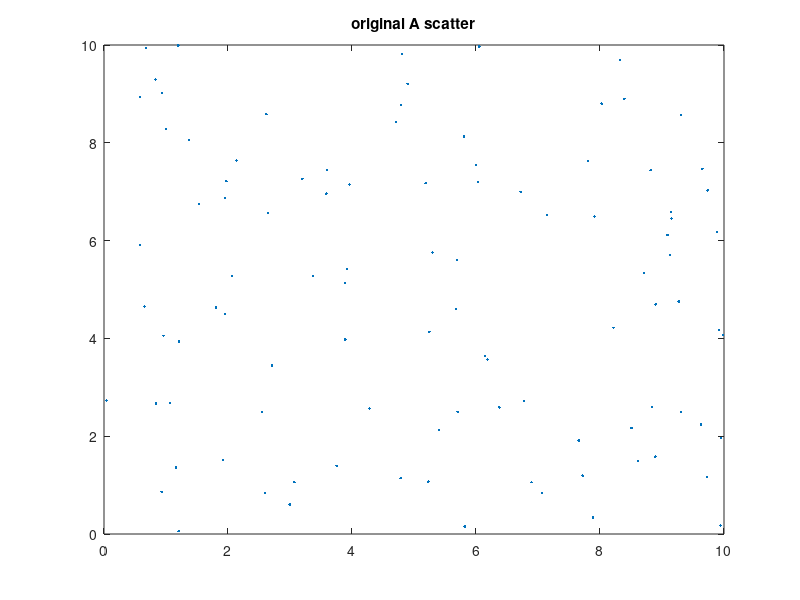
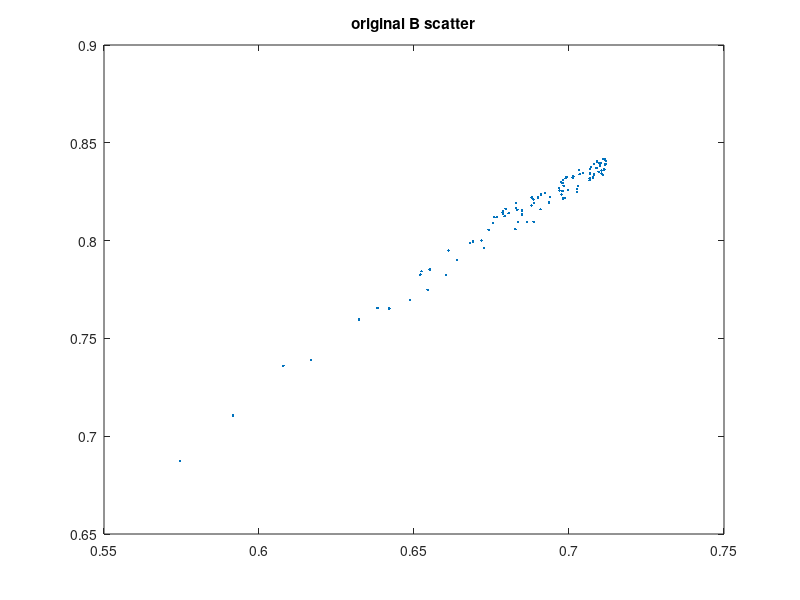

The MATLAB source for these figures, in order: (Note: this script raises an error after producing the figures.)
%% this script is to test ransac algo
% coder: Jie An
% version: 20170405
% bug_submission: pkuanjie@gmail.com

%% naive linear test
% N = 2;
% K = 100;
% T = 1;
% D = 95;
% x = 10 * rand(100, 1);
% y = x * 2 + 3 + 0.2 * rand(100, 1) - 0.1;
% noise = zeros(50, 2);
% noise(:, 1) = 10 * rand(50, 1);
% noise(:, 2) = 25 * rand(50, 1);
% data = [[x, y]; noise];
% % figure,
% % plot(data(:, 1), data(:, 2), '.');
% 
% [best_model, best_consensus_set, best_error] = ransac_linear(data, @linear_model, @linear_model_error, N, K, T, D);

%% homography test
N = 4;
K = 200;
T = 1;
D = 90;
X = [0.6, 0.7, 0.8; 0.5, 0.6, 0.7; 0.4, 0.5, 1];
A = 10 * rand(100, 2);
tmp = [A, ones(size(A, 1), 1)] * X;
B = tmp(:, 1: 2) ./ repmat(tmp(:, 3), 1, 2);
figure,
plot(A(:, 1), A(:, 2), '.');
title('original A scatter');
figure,
plot(B(:, 1), B(:, 2), '.');
title('original B scatter');
[best_model, best_consensus_set_A, best_consensus_set_B, best_error] = ransac(A, B, N, K, T, D);
tmp = [A, ones(size(A, 1), 1)] * best_model;
B_pre = [A, ones(size(A, 1), 1)] * best_model ./ repmat(tmp(:, 3), [1, 3]);
figure, 
plot(B_pre(:, 1), B_pre(:, 2), '.');
title('predict B scatter');


